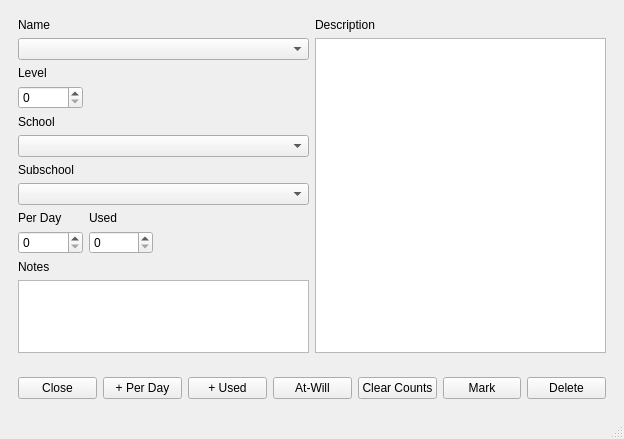
<?xml version="1.0" encoding="UTF-8"?>
<ui version="4.0">
 <class>SpellLikeEdit</class>
 <widget class="QMainWindow" name="SpellLikeEdit">
  <property name="geometry">
   <rect>
    <x>0</x>
    <y>0</y>
    <width>624</width>
    <height>439</height>
   </rect>
  </property>
  <property name="minimumSize">
   <size>
    <width>624</width>
    <height>439</height>
   </size>
  </property>
  <property name="maximumSize">
   <size>
    <width>624</width>
    <height>439</height>
   </size>
  </property>
  <property name="windowTitle">
   <string>MainWindow</string>
  </property>
  <widget class="QWidget" name="centralwidget">
   <layout class="QVBoxLayout" name="verticalLayout">
    <item>
     <widget class="QWidget" name="widget" native="true">
      <layout class="QGridLayout" name="gridLayout">
       <item row="5" column="0" colspan="3">
        <widget class="QComboBox" name="school"/>
       </item>
       <item row="1" column="0" colspan="3">
        <widget class="QComboBox" name="name"/>
       </item>
       <item row="9" column="2">
        <spacer name="horizontalSpacer_3">
         <property name="orientation">
          <enum>Qt::Horizontal</enum>
         </property>
         <property name="sizeType">
          <enum>QSizePolicy::Fixed</enum>
         </property>
         <property name="sizeHint" stdset="0">
          <size>
           <width>150</width>
           <height>20</height>
          </size>
         </property>
        </spacer>
       </item>
       <item row="4" column="0" colspan="3">
        <widget class="QLabel" name="label_4">
         <property name="text">
          <string>School</string>
         </property>
        </widget>
       </item>
       <item row="8" column="1">
        <widget class="QLabel" name="label_6">
         <property name="text">
          <string>Used</string>
         </property>
        </widget>
       </item>
       <item row="8" column="0">
        <widget class="QLabel" name="label_7">
         <property name="text">
          <string>Per Day</string>
         </property>
        </widget>
       </item>
       <item row="6" column="0" colspan="3">
        <widget class="QLabel" name="label_5">
         <property name="text">
          <string>Subschool</string>
         </property>
        </widget>
       </item>
       <item row="10" column="0" colspan="3">
        <widget class="QLabel" name="label_8">
         <property name="text">
          <string>Notes</string>
         </property>
        </widget>
       </item>
       <item row="0" column="0" colspan="3">
        <widget class="QLabel" name="label">
         <property name="text">
          <string>Name</string>
         </property>
        </widget>
       </item>
       <item row="11" column="0" colspan="3">
        <widget class="QPlainTextEdit" name="notes">
         <property name="minimumSize">
          <size>
           <width>291</width>
           <height>0</height>
          </size>
         </property>
         <property name="maximumSize">
          <size>
           <width>291</width>
           <height>16777215</height>
          </size>
         </property>
        </widget>
       </item>
       <item row="2" column="0">
        <widget class="QLabel" name="label_3">
         <property name="text">
          <string>Level</string>
         </property>
        </widget>
       </item>
       <item row="0" column="3">
        <widget class="QLabel" name="label_2">
         <property name="text">
          <string>Description</string>
         </property>
        </widget>
       </item>
       <item row="9" column="0">
        <widget class="QSpinBox" name="perDay"/>
       </item>
       <item row="9" column="1">
        <widget class="QSpinBox" name="used"/>
       </item>
       <item row="1" column="3" rowspan="11">
        <widget class="QTextBrowser" name="description"/>
       </item>
       <item row="3" column="0">
        <widget class="QSpinBox" name="level"/>
       </item>
       <item row="7" column="0" colspan="3">
        <widget class="QComboBox" name="subschool"/>
       </item>
      </layout>
     </widget>
    </item>
    <item>
     <widget class="QWidget" name="widget_2" native="true">
      <property name="maximumSize">
       <size>
        <width>16777215</width>
        <height>50</height>
       </size>
      </property>
      <layout class="QHBoxLayout" name="horizontalLayout">
       <item>
        <spacer name="horizontalSpacer">
         <property name="orientation">
          <enum>Qt::Horizontal</enum>
         </property>
         <property name="sizeHint" stdset="0">
          <size>
           <width>40</width>
           <height>20</height>
          </size>
         </property>
        </spacer>
       </item>
       <item>
        <widget class="QPushButton" name="closeButton">
         <property name="text">
          <string>Close</string>
         </property>
        </widget>
       </item>
       <item>
        <widget class="QPushButton" name="perDayButton">
         <property name="text">
          <string>+ Per Day</string>
         </property>
        </widget>
       </item>
       <item>
        <widget class="QPushButton" name="usedButton">
         <property name="text">
          <string>+ Used</string>
         </property>
        </widget>
       </item>
       <item>
        <widget class="QPushButton" name="atWillButton">
         <property name="text">
          <string>At-Will</string>
         </property>
        </widget>
       </item>
       <item>
        <widget class="QPushButton" name="clearButton">
         <property name="text">
          <string>Clear Counts</string>
         </property>
        </widget>
       </item>
       <item>
        <widget class="QPushButton" name="markButton">
         <property name="text">
          <string>Mark</string>
         </property>
        </widget>
       </item>
       <item>
        <widget class="QPushButton" name="deleteButton">
         <property name="text">
          <string>Delete</string>
         </property>
        </widget>
       </item>
      </layout>
     </widget>
    </item>
   </layout>
  </widget>
  <widget class="QMenuBar" name="menubar">
   <property name="geometry">
    <rect>
     <x>0</x>
     <y>0</y>
     <width>624</width>
     <height>21</height>
    </rect>
   </property>
  </widget>
  <widget class="QStatusBar" name="statusbar"/>
 </widget>
 <resources/>
 <connections/>
</ui>
